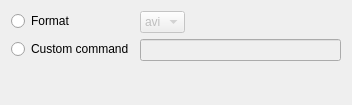
<?xml version="1.0" encoding="UTF-8"?>
<ui version="4.0">
 <class>Mencoder</class>
 <widget class="QWidget" name="Mencoder">
  <property name="geometry">
   <rect>
    <x>0</x>
    <y>0</y>
    <width>352</width>
    <height>105</height>
   </rect>
  </property>
  <property name="windowTitle">
   <string notr="true"/>
  </property>
  <layout class="QFormLayout" name="formLayout_2">
   <property name="sizeConstraint">
    <enum>QLayout::SetNoConstraint</enum>
   </property>
   <property name="fieldGrowthPolicy">
    <enum>QFormLayout::ExpandingFieldsGrow</enum>
   </property>
   <property name="rowWrapPolicy">
    <enum>QFormLayout::WrapLongRows</enum>
   </property>
   <item row="3" column="1">
    <widget class="KComboBox" name="kcfg_format">
     <property name="enabled">
      <bool>false</bool>
     </property>
     <item>
      <property name="text">
       <string>avi</string>
      </property>
     </item>
     <item>
      <property name="text">
       <string>flv</string>
      </property>
     </item>
    </widget>
   </item>
   <item row="6" column="0">
    <widget class="QRadioButton" name="kcfg_useCommand">
     <property name="text">
      <string>Custom command</string>
     </property>
    </widget>
   </item>
   <item row="6" column="1">
    <widget class="KLineEdit" name="kcfg_command">
     <property name="enabled">
      <bool>false</bool>
     </property>
     <property name="clickMessage">
      <string notr="true">%1 = source file , %2 = output file</string>
     </property>
    </widget>
   </item>
   <item row="3" column="0">
    <widget class="QRadioButton" name="kcfg_useFormat">
     <property name="sizePolicy">
      <sizepolicy hsizetype="Preferred" vsizetype="Fixed">
       <horstretch>0</horstretch>
       <verstretch>0</verstretch>
      </sizepolicy>
     </property>
     <property name="text">
      <string>Format</string>
     </property>
    </widget>
   </item>
  </layout>
 </widget>
 <customwidgets>
  <customwidget>
   <class>KLineEdit</class>
   <extends>QLineEdit</extends>
   <header>klineedit.h</header>
  </customwidget>
  <customwidget>
   <class>KComboBox</class>
   <extends>QComboBox</extends>
   <header>kcombobox.h</header>
  </customwidget>
 </customwidgets>
 <resources/>
 <connections>
  <connection>
   <sender>kcfg_useFormat</sender>
   <signal>toggled(bool)</signal>
   <receiver>kcfg_format</receiver>
   <slot>setEnabled(bool)</slot>
   <hints>
    <hint type="sourcelabel">
     <x>84</x>
     <y>19</y>
    </hint>
    <hint type="destinationlabel">
     <x>145</x>
     <y>22</y>
    </hint>
   </hints>
  </connection>
  <connection>
   <sender>kcfg_useCommand</sender>
   <signal>toggled(bool)</signal>
   <receiver>kcfg_command</receiver>
   <slot>setEnabled(bool)</slot>
   <hints>
    <hint type="sourcelabel">
     <x>76</x>
     <y>59</y>
    </hint>
    <hint type="destinationlabel">
     <x>147</x>
     <y>54</y>
    </hint>
   </hints>
  </connection>
 </connections>
</ui>
